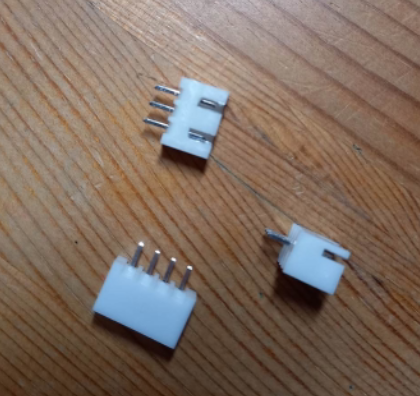
#> input picture 2.Dokumentacio/Doc/csatlakozo.png, 420 x 396 px, found by its file name
$ jupyter execute tmp.ipynb   (shell and % lines are left out)
#> lines starting #> are read from the running program, lines starting #| are printed output that depends on the picture; after the words box and inside, x2 and y2 are one past the last pixel; in counts of white or black regions, pixels touching at a corner belong together
[cell 1]
import cv2
import numpy as np
imput_img = 'csatlakozo.png'
ori = cv2.imread(imput_img)
#> ori is the input picture: shape (396, 420, 3); mean B, G, R 95.2, 108.3, 127.3
image = cv2.imread(imput_img)
gray = cv2.cvtColor(image,cv2.COLOR_BGR2GRAY)
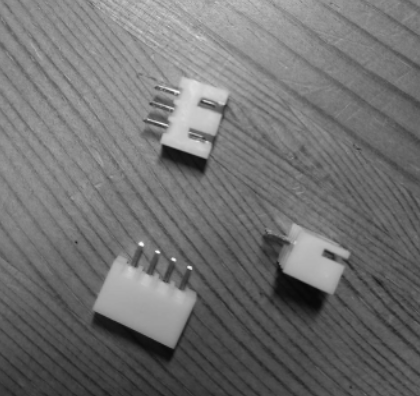
#> gray: shape (396, 420); min 7, max 250, mean 112.5
gray = np.float32(gray)
dst = cv2.cornerHarris(gray,2,3,0.04)
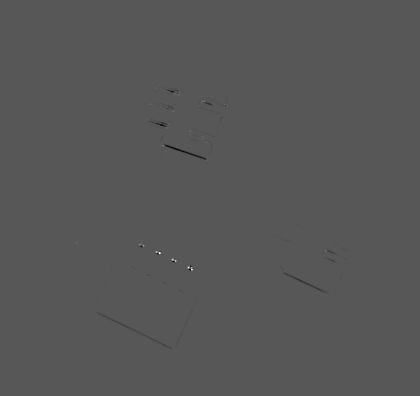
#> dst: shape (396, 420) float32; min -9272445, max 17814874, mean -9020.7; drawn with min black and max white
dst = cv2.dilate(dst,None)
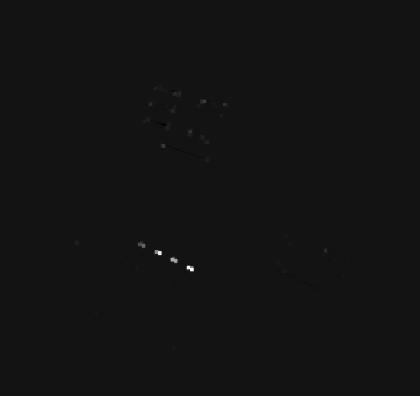
#> dst: shape (396, 420) float32; min -1439063.2, max 17814874, mean 12388.9; drawn with min black and max white
image[dst>0.01*dst.max()]=[0,0,255]
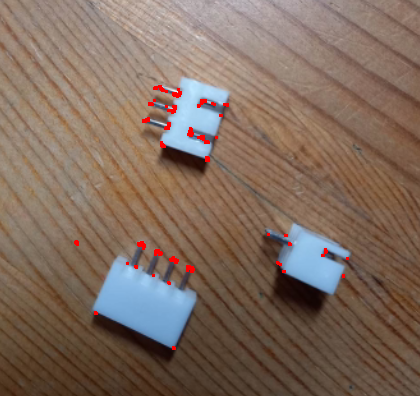
#> image: shape (396, 420, 3); 0.61% of pixels changed, all inside (x1, y1, x2, y2) = (74, 85, 349, 350)
cv2.imshow('Original',ori)
cv2.imshow('Harris',image)
if cv2.waitKey(0) & 0xff == 27:
#> (key Esc is pressed here)
    cv2.destroyAllWindows()
